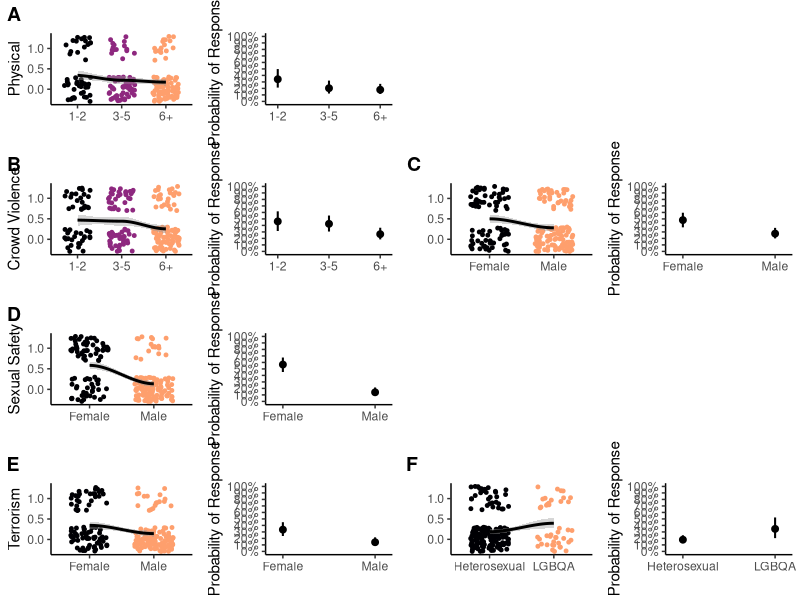

Recreate this plot in R.
options(prompt="R>", scipen=100, digits=4)

library(readxl)
library(ggplot2)
library(scales) 
library(cowplot)
library(readxl)
library(scales)
library(ggeffects)
concerns=read_excel("festivaldata-full.xlsx", sheet="specsafety")
concerns$Experiencen = ordered(concerns$Experiencen)
concerns$Sex = factor(concerns$Sex)
concerns$SexOrient = factor(concerns$SexOrient)
concerns$Sex = factor(concerns$Sex)
concerns$Experience = ordered(concerns$Experience)
concerns$SexOrient = factor(concerns$SexOrient)

#Jitters
concerns$Experiencen = as.numeric(concerns$Experiencen)
Physical.experiencejit = ggplot(concerns, aes(Experiencen, Physical))+
  geom_jitter(aes(color = Experiencen), width = .3, height = .3, na.rm = TRUE, 
              size = 1, show.legend = FALSE)+
  scale_color_viridis_c(option = "A", begin = 0, end = 0.8)+
  stat_smooth(method = "loess", color="black")+
  xlim("1-2", "3-5", "6+") +
  labs(title = "", x="", y="Physical") +
  theme_classic()

CrowdViolence.experiencejit = ggplot(concerns, aes(Experiencen, CrowdViolence))+
  geom_jitter(aes(color = Experiencen), width = .3, height = .3, na.rm = TRUE, 
              size = 1, show.legend = FALSE)+
  scale_color_viridis_c(option = "A", begin = 0, end = 0.8)+
  stat_smooth(method = "loess", color="black")+
  xlim("1-2", "3-5", "6+") +
  labs(title = "", x="", y="Crowd Violence") +
  theme_classic()

CrowdViolence.sexjit = ggplot(concerns, aes(Sexn, CrowdViolence))+
  geom_jitter(aes(color = Sexn), width = .3, height = .3, na.rm = TRUE, 
              size = 1, show.legend = FALSE)+
  scale_color_viridis_c(option = "A", begin = 0, end = 0.8)+
  stat_smooth(method = "loess", color="black")+
  xlim("Female", "Male") +
  labs(title = "", x="", y="") +
  theme_classic()

sexual.sexjit = ggplot(concerns, aes(Sexn, Sexual))+
  geom_jitter(aes(color = Sexn), width = .3, height = .3, na.rm = TRUE, 
              size = 1, show.legend = FALSE)+
  scale_color_viridis_c(option = "A", begin = 0, end = 0.8)+
  stat_smooth(method = "loess", color="black")+
  xlim("Female", "Male") +
  labs(title = "", x="", y="Sexual Safety") +
  theme_classic()

terrorism.sexjit = ggplot(concerns, aes(Sexn, Terrorism))+
  geom_jitter(aes(color = Sexn), width = .3, height = .3, na.rm = TRUE, 
              size = 1, show.legend = FALSE)+
  scale_color_viridis_c(option = "A", begin = 0, end = 0.8)+
  stat_smooth(method = "loess", color="black")+
  xlim("Female", "Male") +
  labs(title = "", x="", y="Terrorism") +
  theme_classic()

terrorism.sexorientjit = ggplot(concerns, aes(SexOrientn, Terrorism))+
  geom_jitter(aes(color = SexOrientn), width = .3, height = .3, na.rm = TRUE, 
              size = 1, show.legend = FALSE)+
  scale_color_viridis_c(option = "A", begin = 0, end = 0.8)+
  stat_smooth(method = "loess", color="black", span = 1)+
  xlim("Heterosexual","LGBQA") +
  labs(title = "", x="", y="") +
  theme_classic()

#MODELS
Physical.glm = glm(Physical ~ Sex + Experience + SexOrient, 
                   family= binomial, data = concerns)
CrowdViolence.glm = glm(CrowdViolence ~ Sex + Experience + SexOrient, 
                        family= binomial, data = concerns)
Sexual.glm = glm(Sexual ~ Sex + Experience + SexOrient, 
                 family= binomial, data = concerns)
Terrorism.glm = glm(Terrorism ~ Sex + Experience + SexOrient, 
                    family= binomial, data = concerns)

#Margins
physical.Experience = ggeffect(Physical.glm, terms = "Experience")
physical.Experiencemarg = plot(physical.Experience) +
  scale_y_continuous(labels = percent_format(), limits=c(0,1),
                     breaks = c(0,.1,.2,.3,.4,.5,.6,.7,.8,.9,1))+
  labs(title = "", x="", y="Probability of Response") +
  theme_classic()

crowdviolence.Experience = ggeffect(CrowdViolence.glm, terms = "Experience")
crowdviolence.Experiencemarg = plot(crowdviolence.Experience) +
  scale_y_continuous(labels = percent_format(), limits=c(0,1),
                     breaks = c(0,.1,.2,.3,.4,.5,.6,.7,.8,.9,1))+
  labs(title = "", x="", y="Probability of Response") +
  theme_classic()

crowdviolence.Sex = ggeffect(CrowdViolence.glm, terms = "Sex")
crowdviolence.Sexmarg = plot(crowdviolence.Sex) +
  scale_y_continuous(labels = percent_format(), limits=c(0,1),
                     breaks = c(0,.1,.2,.3,.4,.5,.6,.7,.8,.9,1))+
  labs(title = "", x="", y="Probability of Response") +
  theme_classic()

sexual.Sex = ggeffect(Sexual.glm, terms = "Sex")
sexual.sexmarg = plot(sexual.Sex) +
  scale_y_continuous(labels = percent_format(), limits=c(0,1),
                     breaks = c(0,.1,.2,.3,.4,.5,.6,.7,.8,.9,1))+
  labs(title = "", x="", y="Probability of Response") +
  theme_classic()

terrorism.Sex = ggeffect(Terrorism.glm, terms = "Sex")
terrorism.sexmarg = plot(terrorism.Sex) +
  scale_y_continuous(labels = percent_format(), limits=c(0,1),
                     breaks = c(0,.1,.2,.3,.4,.5,.6,.7,.8,.9,1))+
  labs(title = "", x="", y="Probability of Response") +
  theme_classic()

terrorism.SexOrient = ggeffect(Terrorism.glm, terms = "SexOrient")
terrorism.sexorientmarg = plot(terrorism.SexOrient) +
  scale_y_continuous(labels = percent_format(), limits=c(0,1),
                     breaks = c(0,.1,.2,.3,.4,.5,.6,.7,.8,.9,1))+
  labs(title = "", x="", y="Probability of Response") +
  theme_classic()

#panel plot
tiff(filename = "Figure 2-safety.tiff", width=12, height= 12, 
     units = "in",res=300, compression = "lzw", pointsize=12, type="cairo")
plot_grid(Physical.experiencejit,physical.Experiencemarg, NULL, NULL,
          CrowdViolence.experiencejit,crowdviolence.Experiencemarg,
          CrowdViolence.sexjit, crowdviolence.Sexmarg,
          sexual.sexjit,sexual.sexmarg,NULL, NULL,
          terrorism.sexjit, terrorism.sexmarg,
          terrorism.sexorientjit, terrorism.sexorientmarg,
          labels = c('A', '', '','',
                     'B', '', 'C', '',
                     'D', '', '','',
                     'E', '','F', ''),
          ncol =4, rel_widths = c(1, 1))
dev.off()
